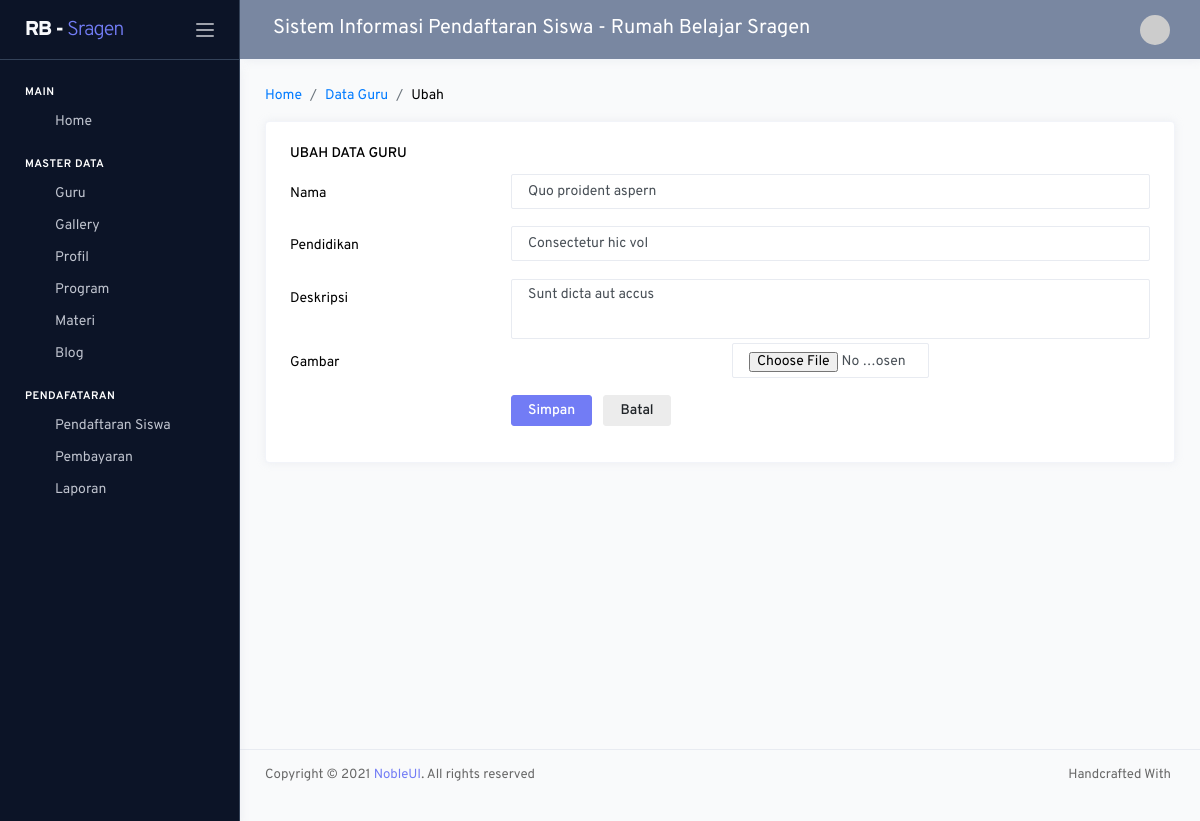
The app's page /admin/index.php?hal=guru/olah&id=1 with its own data.
### tables this page shows
CREATE TABLE `tb_guru` (
  `idguru` int(11) NOT NULL AUTO_INCREMENT,
  `nama` varchar(100) DEFAULT NULL,
  `pendidikan` varchar(100) DEFAULT NULL,
  `foto` varchar(100) DEFAULT NULL,
  `deskripsi` text,
  PRIMARY KEY (`idguru`)
);

### setting/crud.php (called while the page is built, shortened)
<?php
function _dataGetId($conn,$table,$kondisi){
  $row = $conn->query("Select * from $table where $kondisi")->fetch_assoc();
  return $row;
}
?>

### admin/modul/guru/olah.php (the view, shortened to what this page needs)
<?php
if(isset($_GET['id']))
	extract(_dataGetId($mysqli,"tb_guru","idguru='".$_GET['id']."'"));
?>
<nav class="page-breadcrumb">
	<ol class="breadcrumb">
		<li class="breadcrumb-item"><a href="?hal=dashboard">Home</a></li>
		<li class="breadcrumb-item"><a href="?hal=kriteria/data">Data Guru</a></li>
		<li class="breadcrumb-item" aria-current="page"><?=(isset($_GET['id']) ? 'Ubah':'Tambah')?></li>
	</ol>
</nav>
<div class="row">
	<div class="col-md-12 grid-margin stretch-card">
		<div class="card">
			<div class="card-body">
				<h6 class="card-title"><?=(isset($_GET['id']) ? 'Ubah':'Tambah')?> Data Guru</h6>
				<form class="forms-sample" action="?hal=guru/proses" method="POST" enctype="multipart/form-data">
					<div class="form-group row">
						<label for="input" class="col-sm-3 col-form-label">Nama</label>
						<div class="col-sm-9">
							<input type="text"
                            class="form-control"
                            name="nama"
                            value="<?=@$nama?>"
                            placeholder="Inputkan Nama Guru"
                            required>
						</div>
					</div>
					<div class="form-group row">
						<label for="input" class="col-sm-3 col-form-label">Pendidikan</label>
						<div class="col-sm-9">
							<input type="text"
                            class="form-control"
                            name="pendidikan"
                            value="<?=@$pendidikan?>"
                            placeholder="Inputkan Pendidikan Guru"
                            required>
						</div>
					</div>
					<div class="form-group row">
						<label for="input" class="col-sm-3 col-form-label">Deskripsi</label>
						<div class="col-sm-9">
							<textarea
							class="form-control"
							rows="3"
							name="deskripsi"
							placeholder="Inputkan Deskripsi"
							required><?=@$deskripsi?></textarea>
						</div>
					</div>
					<div class="form-group row">
					<label for="input" class="col-sm-3 col-form-label">Gambar</label>
					<?php if(isset($_GET['id'])){ ?>
						<div class="col-sm-3">
						</div>
					<?php } ?>
						<div class="col-sm-3">
							<input type="file"
                            class="form-control"
                            name="fotoguru"
                            placeholder="Inputkan Gambar">
						</div>
					</div>
					<div class="form-group row ">
						<div class="col-sm-9 offset-3">
							<button type="submit" class="btn btn-primary mr-2" name="<?=(isset($_GET['id']) ? 'ubah':'tambah')?>">Simpan</button>
							<a class="btn btn-light" href="?hal=guru/data">Batal</a>
						</div>
					</div>
				</form>
			</div>
		</div>
	</div>
</div>

### admin/_partials/_css.php (style rules this page uses)
.form-group { margin-top: -20px!important; }

### records on screen
tb_guru: nama "Quo proident aspern", pendidikan "Consectetur hic vol", deskripsi "Sunt dicta aut accus"

### other values on screen
nav "RB - Sragen"
judul "Sistem Informasi Pendaftaran Siswa - Rumah Belajar Sragen"
